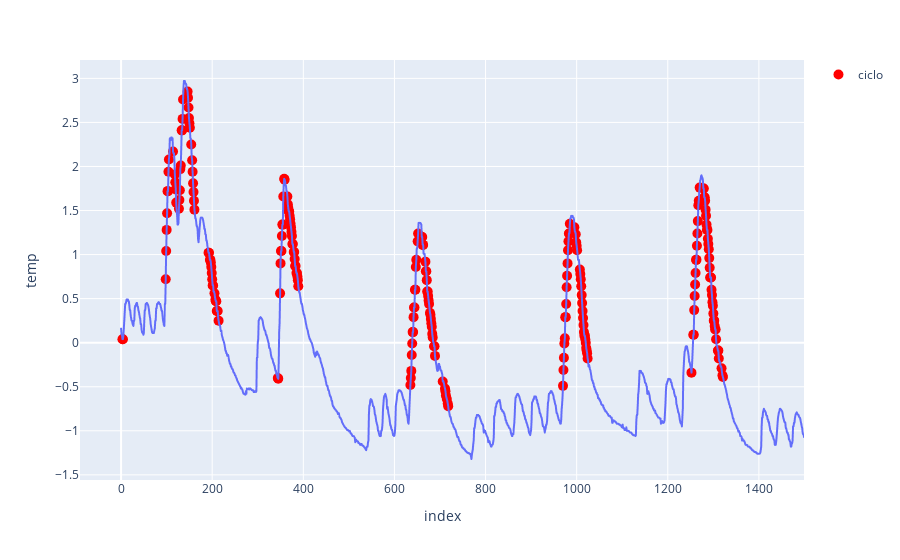

Notebook code cell kept with this figure:
### Code cell
import plotly.graph_objects as go
# plot value on y-axis and date on x-axis
fig = px.line(iforest_results, x=iforest_results.index, y="temp")
# create list of outlier_dates
outlier_dates = iforest_results[iforest_results['Anomaly'] == 1].index
# obtain y value of anomalies to plot
y_values = [iforest_results.loc[i]['temp'] for i in outlier_dates]
fig.add_trace(go.Scatter(x=outlier_dates, y=y_values , mode="markers",
                name = 'ciclo', 
                marker=dict(color='red',size=10)))
        
fig.show()

### Figure 1 — Plotly figure (JSON) as saved in the notebook; plotly's stock layout.template omitted (floating-point values rounded to 4 significant figures; data arrays with more than 128 entries replaced by an {"elided": "..."} marker saying what was removed)
{"data": [{"hovertemplate": "index=%{x}<br>temp=%{y}<extra></extra>", "legendgroup": "", "line": {"color": "#636efa", "dash": "solid"}, "marker": {"symbol": "circle"}, "mode": "lines", "name": "", "showlegend": false, "type": "scattergl", "x": {"elided": "1500 int values"}, "xaxis": "x", "y": {"elided": "1500 float values"}, "yaxis": "y"}, {"marker": {"color": "red", "size": 10}, "mode": "markers", "name": "ciclo", "type": "scatter", "x": {"elided": "225 int values"}, "y": {"elided": "225 float values"}}], "layout": {"legend": {"tracegroupgap": 0}, "margin": {"t": 60}, "xaxis": {"anchor": "y", "domain": [0, 1], "title": {"text": "index"}}, "yaxis": {"anchor": "x", "domain": [0, 1], "title": {"text": "temp"}}}}
